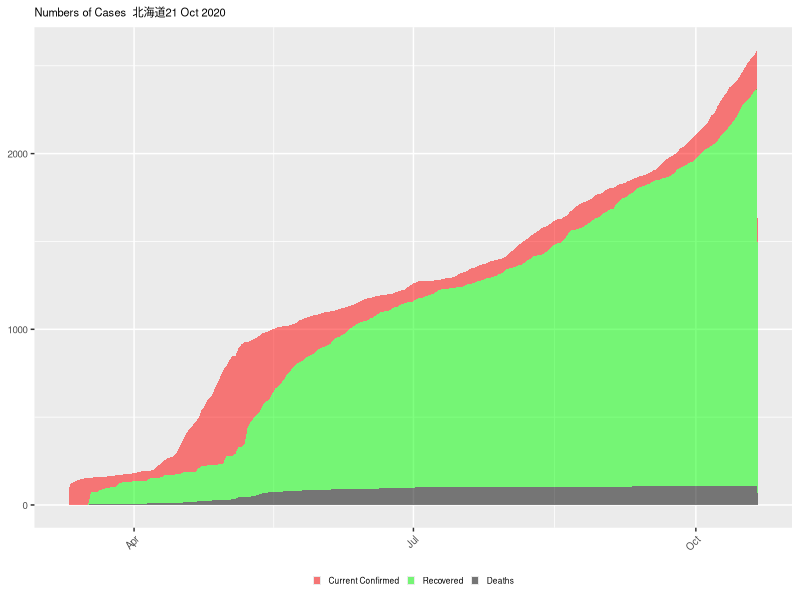
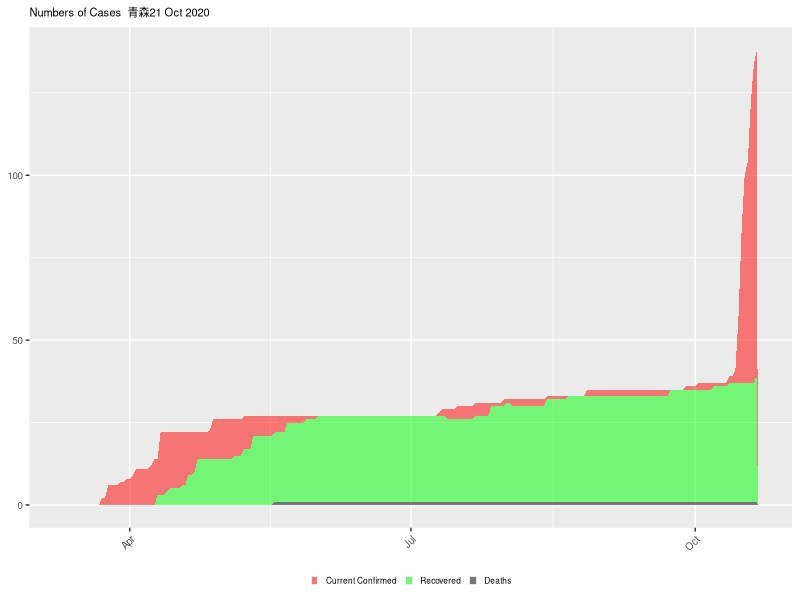
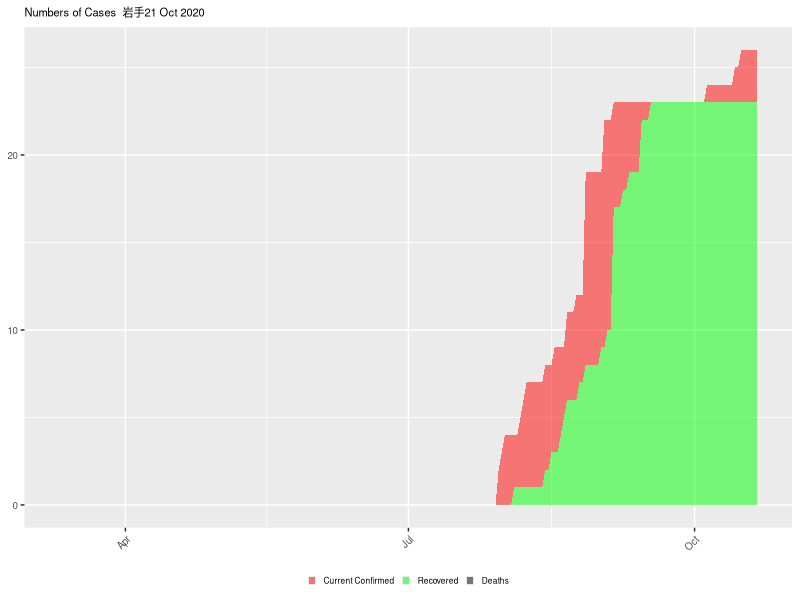
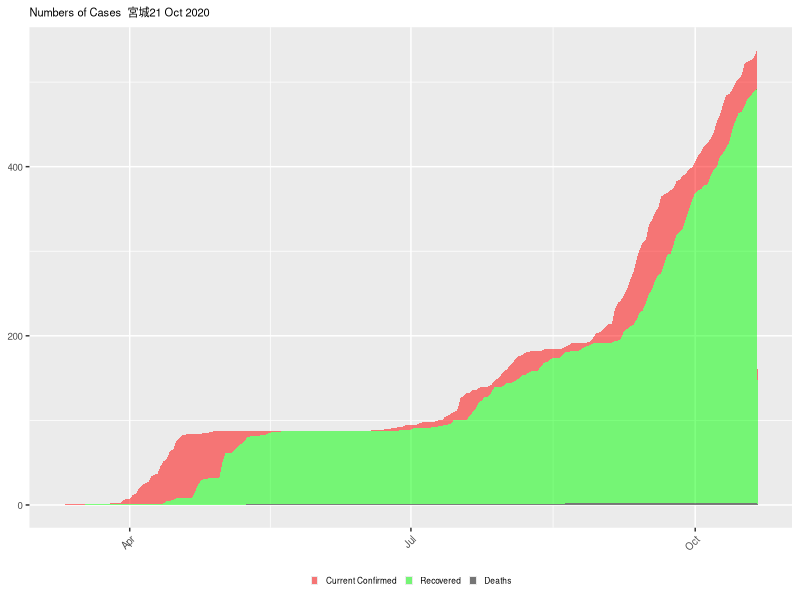
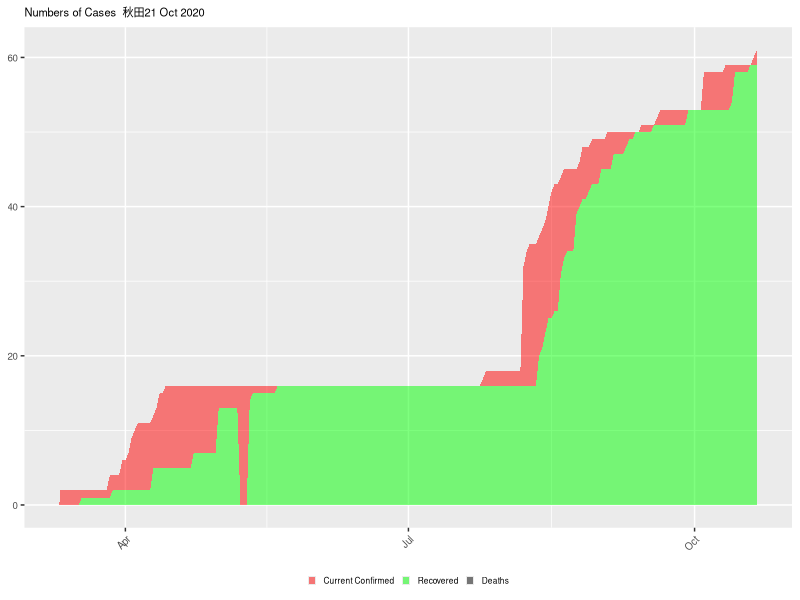
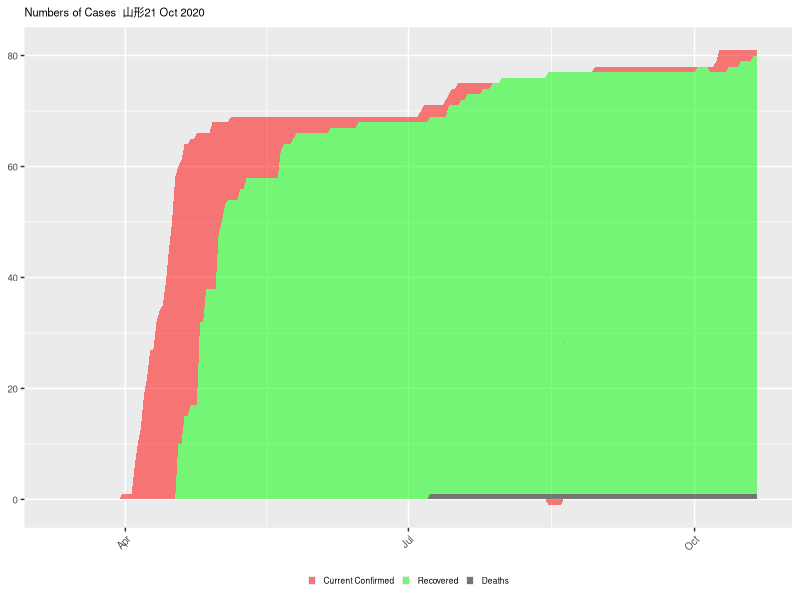
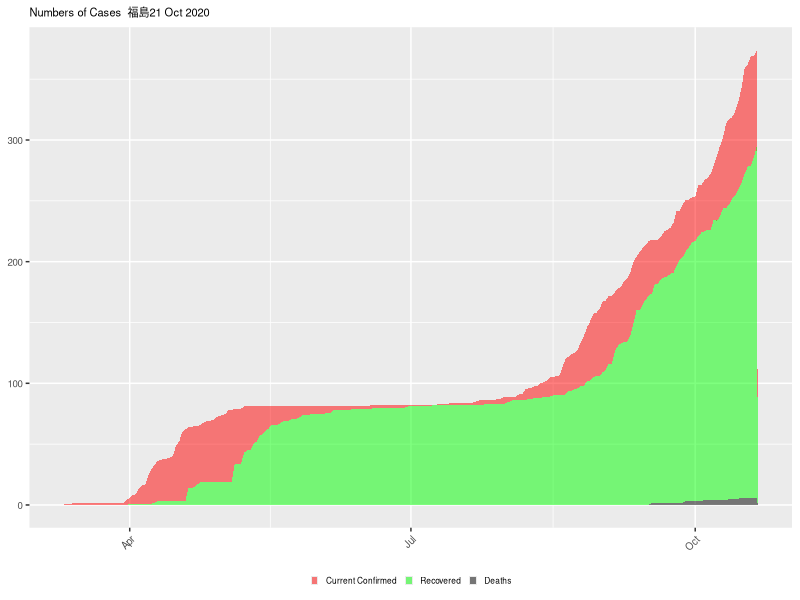
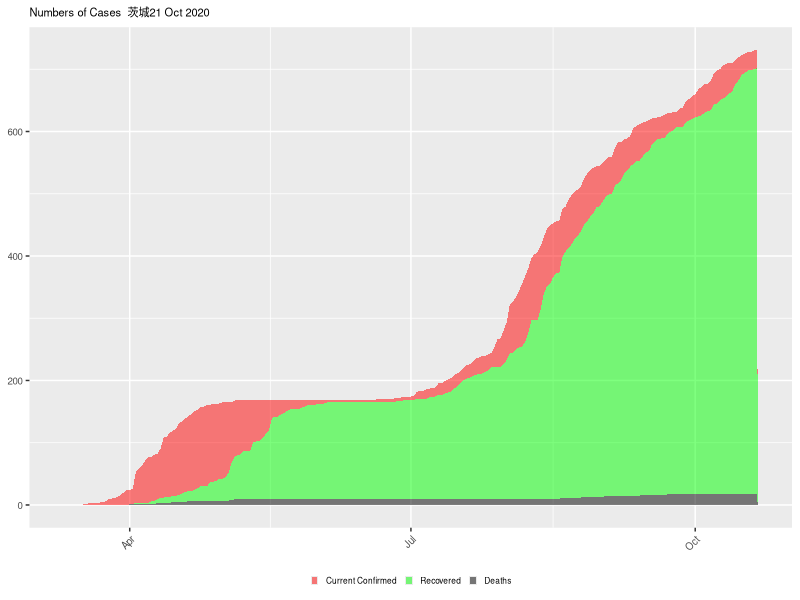

Here is the R script that generated these plots, in order: (Note: this script raises an error after producing the figures.)
library(readr)
library(dplyr)
library(tidyr)
library(lubridate)
library(ggplot2)
library(gridExtra)
library(grid)


Prefecture <- c('北海道','青森','岩手','宮城','秋田','山形','福島','茨城','栃木','群馬','埼玉','千葉','東京','神奈川','新潟','富山','石川','福井','山梨','長野','岐阜','静岡','愛知','三重','滋賀','京都','大阪','兵庫','奈良','和歌山','鳥取','島根','岡山','広島','山口','徳島','香川','愛媛','高知','福岡','佐賀','長崎','熊本','大分','宮崎','鹿児島','沖縄')
file_name<-c('01Hokkaido','02Aomori','03Iwate','04Miyagi','05Akita','06Yamagata','07Fukushima','08Ibaraki','09Tochigi','10Gunma','11Saitama','12Chiba','13Tokyo','14Kanagawa','15Niigata','16Toyama','17Ishikawa','18Fukui','19Yamanashi','20Nagano','21Gifu','22Shizuoka','23Aichi','24Mie','25Shiga','26Kyoto','27Osaka','28Hyogo','29Nara','30Wakayama','31Tottori','32Shimane','33Okayama','34Hiroshima','35Yamaguchi','36Tokushima','37Kagawa','38Ehime','39Kochi','40Fukuoka','41Saga','42Nagasaki','43Kumamoto','44Oita','45Miyazaki','46Kagoshima','47Okinawa')
data_all <- read_csv("prefectures_all_1022.csv", locale = locale(encoding = "SHIFT-JIS"))
head(data_all)
data_all <- data_all %>% mutate(date = paste(year,formatC(month, width = 2, flag = "0"),formatC(date, width = 2, flag = "0"), sep="-") %>% ymd())
data_all[is.na(data_all)] <- 0
data <- as_tibble(data_all)
data<-na.omit(data)
max_data<-max(data$testedPositive )
p<- list()

max_date <- function(){
  print(max(data_all$date))
  return(max(data_all$date))
}

min_date <- function(){
  
  return(min(data_all$date))
}


make_series <- function(i,maxdate){
  data <- data_all%>%filter(pref==Prefecture[i])%>%filter(date<maxdate)
  data <- data %>% select(date, confirmed = testedPositive , recovered = discharged, deaths = deaths)
  data <- data %>% mutate(current.confirmed = confirmed - deaths - recovered)
  data.long <- gather(data, key = "type", value = "count", -date)
  data.long <- data.long %>% 
    mutate(type=recode_factor(type,
                              confirmed='Total Confirmed',
                              current.confirmed='Current Confirmed',
                              recovered='Recovered',deaths='Deaths')) 
  
  
  
  dates <- data$date
  min.date <- min(dates)
  max.date <- max(dates)
  min.date.txt <- min.date %>% format('%d %b %Y')
  max.date.txt <- max.date %>% format('%d %b %Y')
  
  
  
  
  p <- data.long %>% filter(type != 'Total Confirmed') %>%
    ggplot(aes(x=date, y=count)) +
    ##ylim(0,max_data)+
    geom_area(aes(fill=type), alpha=0.5) +
    labs(title=paste0(paste('Numbers of Cases ',Prefecture[i]), max.date.txt)) +
    scale_fill_manual(values=c('red', 'green', 'black')) +
    theme(legend.title=element_blank(), legend.position='bottom',
          plot.title = element_text(size=8),
          axis.title.x=element_blank(),
          axis.title.y=element_blank(),
          legend.key.size=unit(0.2, 'cm'),
          legend.text=element_text(size=6),
          axis.text=element_text(size=7),
          axis.text.x=element_text(angle=45, hjust=1))
  
  ##plot(p)
  ggsave(file = paste("image/",file_name[i],".png",sep=""), plot = p)
  return(p)
#  ggsave(file = paste("image/",file_name[i],".png"), plot = p)
  
}

##
make_bar_graph <- function(i,maxdate){

  data <- data_all%>%filter(pref ==Prefecture[i])%>%filter(date<maxdate)
  #data%>%select()
  
  print(data$testedPositive ,data$peopleTested )
  
  data <- data %>% mutate(陽性割合=data$testedPositive /data$peopleTested *100)
  
  second_rate  <- max(data$testedPositive )/(max(data$陽性割合)+1)
  print(tail(data$陽性割合))
  
  g <- data%>%ggplot(aes(x = date, y = testedPositive ))+
    geom_bar(stat = "identity", position = "identity")+
    layer( 
      mapping=aes(x=date, y=陽性割合*second_rate,color = "red"), 
      geom="line", 
      stat="identity", 
      position="identity"
    )+
    scale_y_continuous(
      limits = c(0, max(data$testedPositive )),
      sec.axis = sec_axis(~./second_rate,name = "陰性割合(%)")
    ) 
  plot(g)
  return(g)
}



make_table <- function(i,maxdate) {
  data <- data_all%>%filter(pref ==Prefecture[i])%>%filter(date<maxdate)
  data <- data %>% select(date, confirmed = testedPositive , recovered = 退院者, deaths = 死亡者)
  print(data)
  return(data)
  
}

for (i in 1:47){
  md<-max_date()
  make_series(i,md)
}
